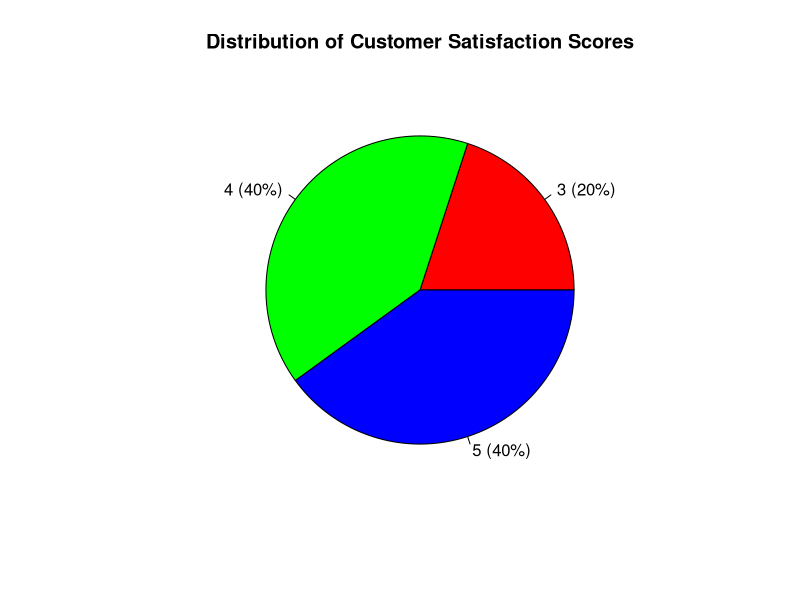

Here is the R script that generated this plot:
# Set 2 - Q2: Pie chart of satisfaction scores
satisfaction <- c(4, 5, 3, 4, 5)

score_table <- table(satisfaction)
pct <- round(100 * score_table / sum(score_table), 1)
labels <- paste(names(score_table), " (", pct, "%)", sep = "")

pie(score_table, labels = labels,
    main = "Distribution of Customer Satisfaction Scores",
    col = rainbow(length(score_table)))
